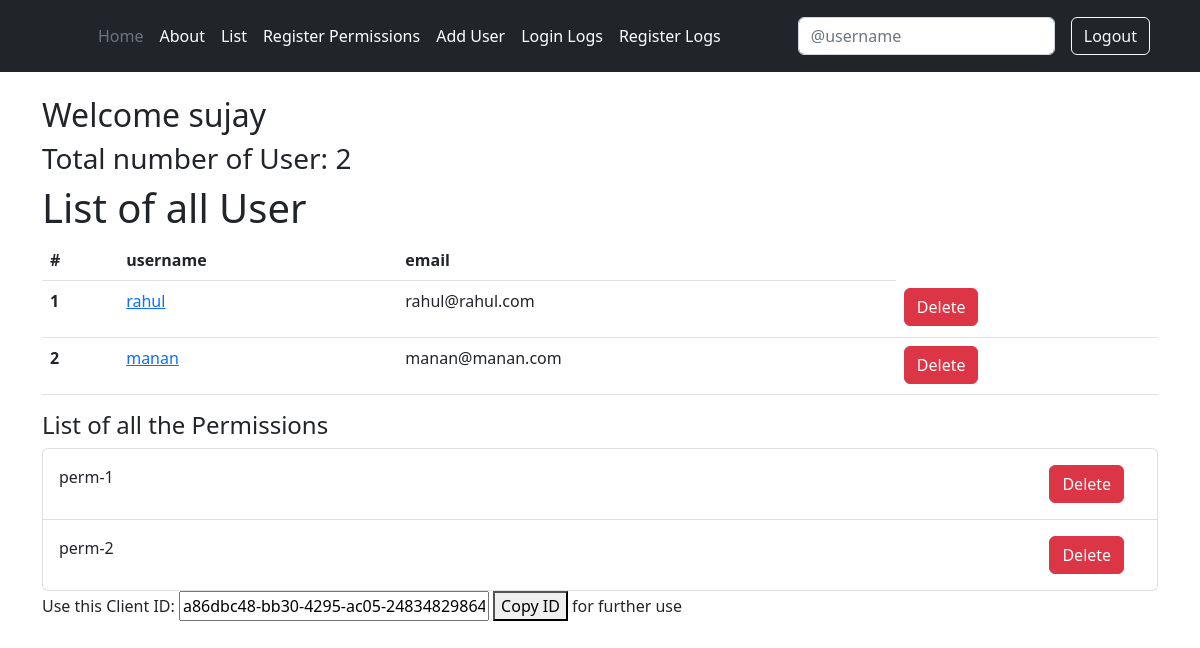
Page /root/list (signed in) on the earlier database version.
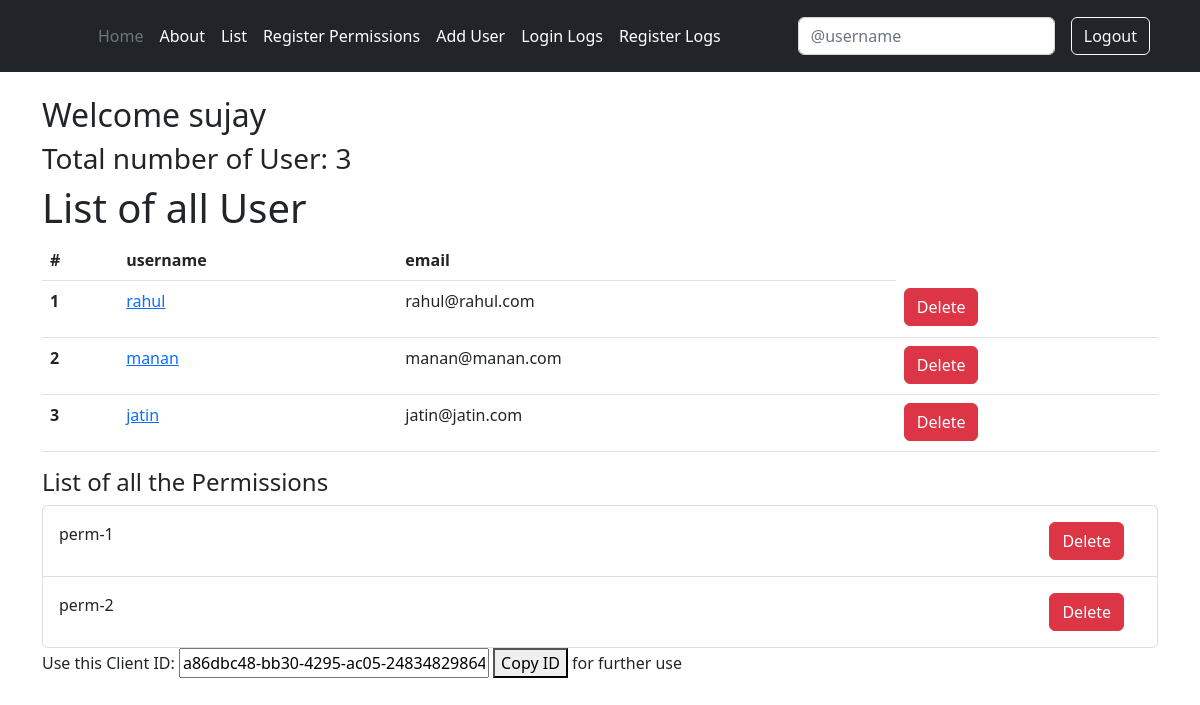
Same page on the later database version.
### reg_org/models.py (models this page shows, shortened)
class PartOf(models.Model):
    org=models.ForeignKey(Organization, on_delete=models.CASCADE,null=True)
    emp=models.ForeignKey(User, on_delete=models.CASCADE,null=True)

class Permissions(models.Model):
    org=models.ForeignKey(Organization, on_delete=models.CASCADE,null=True)
    permission_name=models.CharField(max_length=100)

### reg_org/views.py (the view)
# urls.py: path('list',views.listView,name='list'),
@login_required
def listView(request):
    try:
        org=Organization.objects.get(head_user=request.user)
        usernamesearch=request.GET.get('username')
        if usernamesearch is not None:
            user=User.objects.get(username=usernamesearch)
            if user is not None:
                return redirect(reverse('detail', kwargs={'pk': user.pk}))
        permissions=Permissions.objects.filter(org=org)
        all_emps=PartOf.objects.filter(org=org)
        num=all_emps.count()
        return render(request,'list_user.html',{'num_of_users':num,'emps':all_emps,'client_secret':org.client_secret,'permissions':permissions})
    except ObjectDoesNotExist:
        return render(request,'error.html',{'error':'data not found'})

### reg_org/templates/list_user.html (shortened to what this page needs)
{% extends 'base.html'%}
{% block body%}
<div class="container" style="margin-top: 2%;">
    {% if user.is_authenticated %}
    <h2> Welcome {{user.get_username}} </h2>
    <h3>Total number of User: {{num_of_users}}</h3>
    {% if emps %}
    <h1>List of all User </h1>
    <table class="table">
        <thead class="thead-dark">
          <tr>
            <th>#</th>
            <th>username</th>
            <th>email</th>
          </tr>
        </thead>
        <tbody>
            {% for emp in emps%}
            <tr>
            <th scope="row">{{ forloop.counter }}</th>
                <td><a href="{% url 'detail' emp.emp.id%}">
                    <p>{{emp.emp.username}} </p>
                </a></td>
                <td>{{emp.emp.email}}</td>
                <td>
                    <a type="button" class="btn btn-danger" href="{% url 'deleteuser' emp.emp.id %}">Delete</a>
                </td>
              </tr>
              {%endfor%}
            </tbody>
    </table>
    {% endif %}
    {% if permissions %}
    <h4>List of all the Permissions</h4>
    <ul class="list-group">
        {% for p in permissions%}
            <li class="list-group-item list-group-item-action d-flex gap-3 py-3">
                {{p.permission_name}}
                <a type="button" class="btn btn-danger" style="position: relative; left:85% "  href="{% url 'deletePerm' p.id %}"  >Delete</a>
            </li>
        {% endfor %}
    </ul>
    {% endif %}
    <p>
        <span>
            Use this Client ID:
        </span>
        <input type="text" value={{client_secret}} id="myInput" style="width: 310px;" readonly>
        <button onclick="myFunction()">Copy ID</button>
        <span>
            for further use
        </span>
    </p>
{% else %}
    <p>You are logged out</p>
    <p>
        <a href="/root/login">Login</a>
    </p>
{% endif %}
</div>
{% endblock %}

Differences in the rows shown:
added PartOf: emp.username "jatin", emp.email "jatin@jatin.com"
Other differences:
{{ num_of_users }}: "2" → "3"
